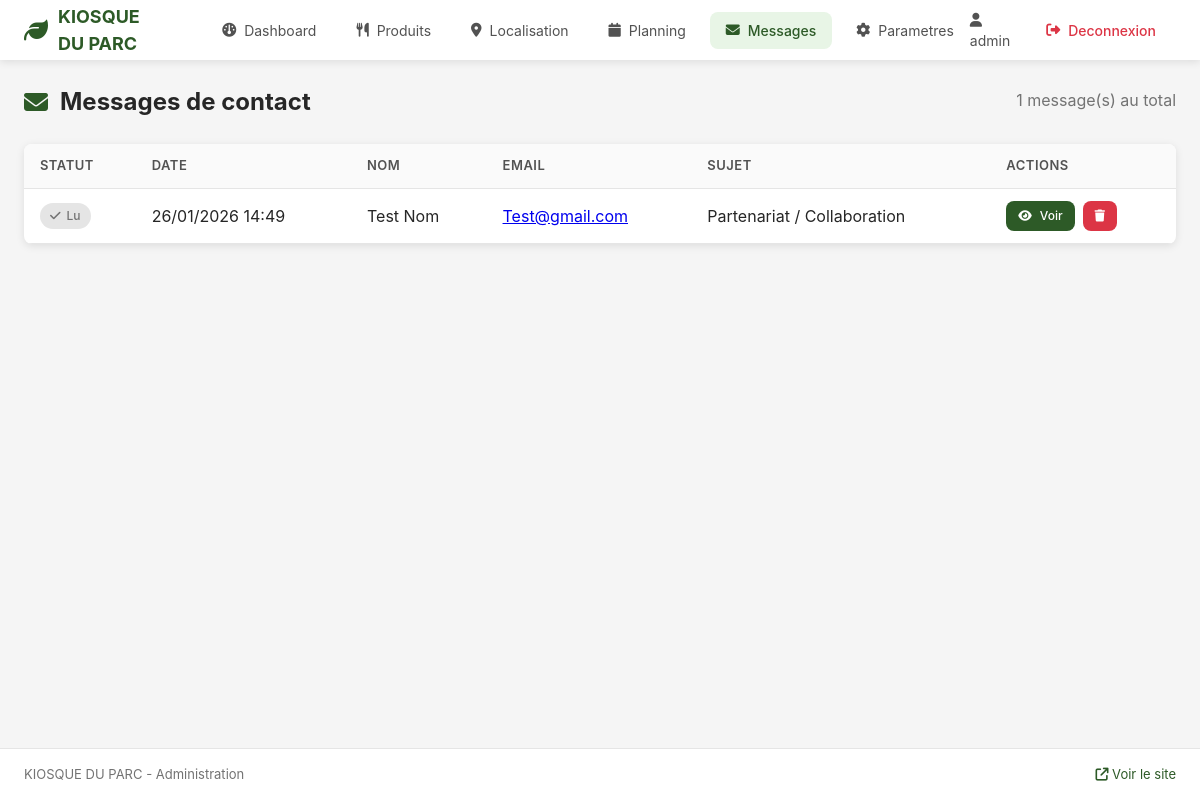
The app's page /admin/messages (signed in) with its own data.
### app/models.py (models this page shows)
class ContactMessage(Base):
    __tablename__ = "contact_messages"
    id = Column(Integer, primary_key=True, index=True)
    name = Column(String(100), nullable=False)
    email = Column(String(255), nullable=False)
    phone = Column(String(20), nullable=True)
    subject = Column(String(200), nullable=False)
    message = Column(Text, nullable=False)
    created_at = Column(DateTime, default=datetime.utcnow)
    is_read = Column(Boolean, default=False)

### app/routers/admin.py (the view)
@router.get("/messages", response_class=HTMLResponse)
def messages_list(
    request: Request,
    admin: dict = Depends(admin_required),
    db: Session = Depends(get_db)
):
    messages = get_contact_messages(db)
    return templates.TemplateResponse("admin/messages_list.html", {
        "request": request,
        "admin": admin,
        "messages": messages
    })

### templates/admin/messages_list.html (shortened to what this page needs)
{% extends "admin/base.html" %}
{% block content %}
<div class="page-header">
    <h1><i class="fa-solid fa-envelope"></i> Messages de contact</h1>
    <p>{{ messages|length }} message(s) au total</p>
</div>
{% if messages %}
<div class="table-container">
    <table class="admin-table">
        <thead>
            <tr>
                <th>Statut</th>
                <th>Date</th>
                <th>Nom</th>
                <th>Email</th>
                <th>Sujet</th>
                <th>Actions</th>
            </tr>
        </thead>
        <tbody>
            {% for msg in messages %}
            <tr class="{% if not msg.is_read %}row-unread{% endif %}">
                <td>
                    {% if msg.is_read %}
                    <span class="badge badge-read"><i class="fa-solid fa-check"></i> Lu</span>
                    {% else %}
                    <span class="badge badge-unread"><i class="fa-solid fa-circle"></i> Nouveau</span>
                    {% endif %}
                </td>
                <td>{{ msg.created_at.strftime('%d/%m/%Y %H:%M') }}</td>
                <td>{{ msg.name }}</td>
                <td><a href="mailto:{{ msg.email }}">{{ msg.email }}</a></td>
                <td>{{ msg.subject[:40] }}{% if msg.subject|length > 40 %}...{% endif %}</td>
                <td class="actions">
                    <a href="/admin/messages/{{ msg.id }}" class="btn btn-small btn-primary">
                        <i class="fa-solid fa-eye"></i> Voir
                    </a>
                    <a href="/admin/messages/{{ msg.id }}/delete" class="btn btn-small btn-danger">
                        <i class="fa-solid fa-trash"></i>
                    </a>
                </td>
            </tr>
            {% endfor %}
        </tbody>
    </table>
</div>
{% else %}
<div class="empty-state">
    <i class="fa-solid fa-inbox"></i>
    <p>Aucun message pour le moment.</p>
</div>
{% endif %}
{% endblock %}

### static/admin.css (style rules this page uses)
:root { --primary: #2d5a27; --primary-dark: #1e3d1a; --primary-light: #e8f5e6; --gold: #c9a227; --caramel: #d4a574; --danger: #dc3545; --danger-light: #f8d7da; --success: #28a745; --success-light: #d4edda; --gray-50: #fafafa; --gray-100: #f5f5f5; --gray-200: #e5e5e5; --gray-300: #d4d4d4; --gray-400: #a3a3a3; --gray-500: #737373; --gray-600: #525252; --gray-700: #404040; --gray-800: #262626; --gray-900: #171717; --white: #ffffff; --shadow: 0 2px 8px rgba(0,0,0,0.1); --radius: 8px; }
* { box-sizing: border-box; margin: 0; padding: 0; }
body { font-family: -apple-system, BlinkMacSystemFont, 'Segoe UI', Roboto, sans-serif; background: var(--gray-100); color: var(--gray-800); line-height: 1.5; min-height: 100vh; display: flex; flex-direction: column; }
.btn { display: inline-flex; align-items: center; justify-content: center; gap: 8px; padding: 10px 20px; border: none; border-radius: var(--radius); font-size: 14px; font-weight: 500; cursor: pointer; text-decoration: none; transition: all 0.2s; }
.btn-primary { background: var(--primary); color: var(--white); }
.btn-danger { background: var(--danger); color: var(--white); }
.btn-small { padding: 6px 12px; font-size: 13px; }
.page-header { display: flex; justify-content: space-between; align-items: flex-start; margin-bottom: 24px; }
.page-header h1 { font-size: 24px; color: var(--gray-800); display: flex; align-items: center; gap: 12px; }
.page-header h1 i { color: var(--primary); }
.page-header p { color: var(--gray-500); margin-top: 4px; }
.table-container { background: var(--white); border-radius: var(--radius); box-shadow: var(--shadow); overflow: hidden; }
.actions { display: flex; gap: 8px; }
.badge { display: inline-flex; align-items: center; gap: 6px; padding: 4px 10px; border-radius: 20px; font-size: 12px; font-weight: 500; }
.admin-table { width: 100%; border-collapse: collapse; }
.admin-table th, .admin-table td { padding: 12px 16px; text-align: left; border-bottom: 1px solid var(--gray-200); }
.admin-table th { background: var(--gray-50); font-weight: 600; font-size: 13px; color: var(--gray-600); text-transform: uppercase; letter-spacing: 0.5px; }
.badge-read { background: var(--gray-200); color: var(--gray-500); }
.btn-small { padding: 6px 12px; font-size: 12px; }

### records on screen
ContactMessage: is_read True (drawn), created_at "26/01/2026 14:49", name "Test Nom", email "Test@gmail.com", subject "Partenariat / Collaboration"

### other values on screen
{{ admin.username }} "admin"
{{ messages|length }} "1"
